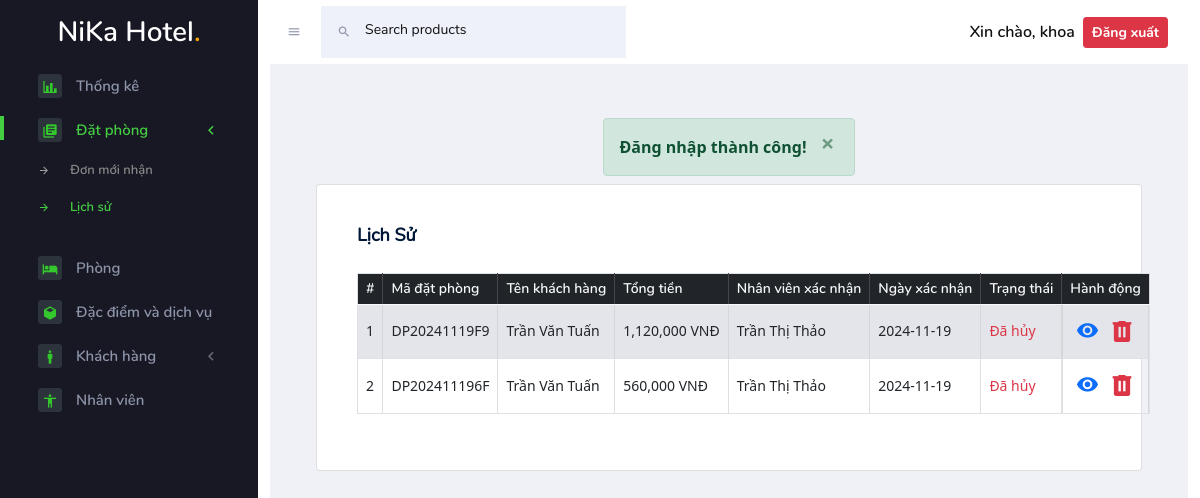
Page /HotelBookingWeb/Admin/books_history.php (signed in) on the earlier database version.
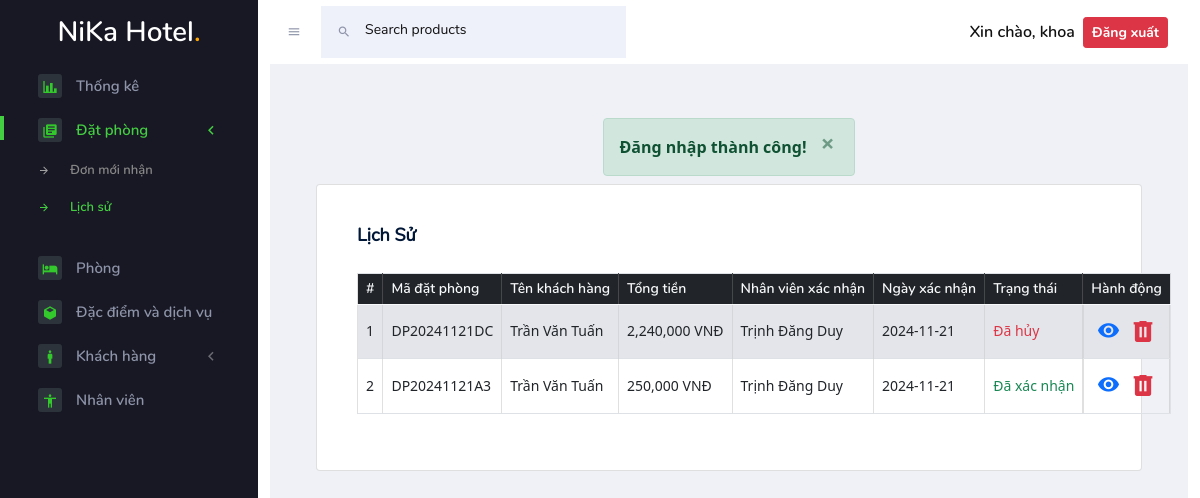
Same page on the later database version.
### tables this page shows
CREATE TABLE `taikhoan` (
  `ma_tk` int(11) NOT NULL,
  `ten_tk` varchar(150) NOT NULL,
  `mat_khau` varchar(150) NOT NULL,
  `ma_nd` int(11) NOT NULL,
  `quyen` varchar(20) NOT NULL
);

CREATE TABLE `phong_datphong` (
  `ma_phong_dp` int(11) NOT NULL,
  `ma_phong` int(11) NOT NULL,
  `ma_dp` varchar(14) NOT NULL,
  `sl_phong` int(11) NOT NULL,
  `trang_thai` tinyint(4) NOT NULL DEFAULT 0
);

CREATE TABLE `khachhang` (
  `ma_kh` int(11) NOT NULL,
  `ten_kh` varchar(100) NOT NULL,
  `ngay_sinh` date NOT NULL,
  `email` varchar(100) NOT NULL,
  `so_dien_thoai` varchar(11) NOT NULL,
  `dia_chi` varchar(200) NOT NULL,
  `anh_kh` varchar(50) NOT NULL
);

CREATE TABLE `datphong` (
  `ma_dp` varchar(14) NOT NULL,
  `ma_kh` int(11) NOT NULL,
  `ngay_np` varchar(50) NOT NULL,
  `ngay_tp` varchar(50) NOT NULL,
  `tong_gia` int(11) NOT NULL,
  `ma_nv` int(11) DEFAULT NULL,
  `ngay_xac_nhan` date NOT NULL,
  `ngay_dat_phong` date NOT NULL DEFAULT current_timestamp()
);

CREATE TABLE `nhanvien` (
  `ma_nv` int(11) NOT NULL,
  `ten_nv` varchar(100) NOT NULL,
  `ngay_sinh` date NOT NULL,
  `email` varchar(100) NOT NULL,
  `so_dien_thoai` varchar(11) NOT NULL,
  `dia_chi` varchar(200) NOT NULL,
  `anh_nv` varchar(50) NOT NULL
);

### HotelBookingWeb/Admin/Inc/connect_db.php (called while the page is built, shortened)
<?php
    function select($query, $values, $datatypes)
    {
        $conn = $GLOBALS['conn'];
        if($stmt = mysqli_prepare($conn, $query)){
            mysqli_stmt_bind_param($stmt, $datatypes, ...$values);
            if(mysqli_stmt_execute($stmt)){
                $result = mysqli_stmt_get_result($stmt);
                return $result;
            }else{
                mysqli_stmt_close($stmt);
                die("Câu truy vấn thực hiện lỗi - Select");
            }
        }else{
            die("Câu truy vấn chuẩn bị lỗi - Select");
        }
    }
?>

### HotelBookingWeb/Admin/books_history.php (the view, shortened to what this page needs)
<!DOCTYPE html>
<html lang="en">
<head>
    <?php require ('Inc/links.php')?>
</head>
<body>
<div class="container-scroller">
    <?php require ('Inc/header.php'); ?>
    <div class="container-fluid page-body-wrapper d-flex justify-content-end">
        <?php require ('Inc/sidebar.php')?>
        <div class="main-panel">
            <div class="content-wrapper">
                <?php
                    if (isset($_SESSION['success'])) {
                        alert("success", $_SESSION['success']);
                    }
                ?>
                <div class="card text-black mb-3">
                    <div class="card-body">
                        <div class="d-flex justify-content-between align-items-center">
                            <h4 class="card-title">Lịch sử</h4>
                        </div>
                        <table class="table table1 table-hover table-striped table-bordered" id="myTable1">
                            <thead class="bg-dark text-light">
                            <tr>
                                <th width="5%">#</th>
                                <th>Mã đặt phòng</th>
                                <th>Tên khách hàng</th>
                                <th>Tổng tiền</th>
                                <th>Nhân viên xác nhận</th>
                                <th>Ngày xác nhận</th>
                                <th>Trạng thái</th>
                                <th width="5%">Hành động</th>
                            </tr>
                            </thead>
                            <tbody>
                            <?php
                                $query = "SELECT * FROM datphong JOIN phong_datphong ON datphong.ma_dp = phong_datphong.ma_dp WHERE trang_thai != 0 ORDER BY datphong.ma_dp DESC";
                                $data = mysqli_query($conn, $query);
                                $i = 1;
                                while ($row = mysqli_fetch_assoc($data)) {
                                    $result1 = select("SELECT * FROM khachhang WHERE ma_kh = ?", [$row['ma_kh']], "i");
                                    $khachhang = mysqli_fetch_assoc($result1);
                                    $result2 = select("SELECT * FROM nhanvien WHERE ma_nv = ?", [$row['ma_nv']], "i");
                                    $nhanvien = mysqli_fetch_assoc($result2);
                                    $result = select("SELECT * FROM phong_datphong WHERE ma_dp = ?", [$row['ma_dp']], "s");
                                    $rooms = "";
                                    $ngay_np = new DateTime($row['ngay_np']);
                                    $ngay_tp = new DateTime($row['ngay_tp']);
                                    $ngay_hn = new DateTime();
                                    $hieu1 = $ngay_tp->diff($ngay_np);
                                    $hieu2 = $ngay_np->diff($ngay_hn);
                                    if($row['ngay_np'] <= $ngay_hn->format('Y-m-d')) {
                                        $sodem = "<span class='text-warning'>Hết hạn</span>";;
                                        $time_hethan = "<span class='text-warning'>Hết hạn</span>";
                                    } else {
                                        $sodem = $hieu1->days." đêm";
                                        $time_hethan = $hieu2->days." ngày";
                                    }
                                    while ($row1 = mysqli_fetch_assoc($result)) {
                                        $result1 = select("SELECT * FROM phong WHERE ma_phong = ?", [$row1['ma_phong']], "i");
                                        $room = mysqli_fetch_assoc($result1);
                                        $rooms .="<li class='list-group-item d-flex justify-content-between align-items-start'>
                                                        <div class='ms-2 me-auto'>
                                                            <div class='fw-bold'>{$room['ten_phong']}</div>
                                                            Người lớn: {$room['sl_nguoi_lon']}, Trẻ em: {$room['sl_tre_em']}
                                                        </div>
                                                        <span class='badge bg-primary rounded-pill'>{$row1['sl_phong']}</span>
                                                    </li>";
                                    }
                                    echo "<tr>
                                            <td>$i</td>
                                            <td>{$row['ma_dp']}</td>
                                            <td>{$khachhang['ten_kh']}</td>
                                            <td>".number_format($row['tong_gia'], 0, '', ',')." VNĐ</td>
                                            <td>{$nhanvien['ten_nv']}</td>
                                            <td>{$row['ngay_xac_nhan']}</td>
                                            <td>".($row['trang_thai'] == 1 ? "<span class='text-success'>Đã xác nhận</span>" : "<span class='text-danger'>Đã hủy</span>")."</td>
                                            <td class='d-flex justify-content-center align-items-center'>
                                                <button type='button' class='btn bg-transparent text-primary p-0 shadow-none me-2' data-toggle='modal' data-target='#detailModal{$row['ma_dp']}'>
                                                    <i class='mdi mdi-eye' style='font-size: 23px'></i>
                                                </button>
                                                <div class='modal fade' id='detailModal{$row['ma_dp']}' tabindex='-1' role='dialog' aria-labelledby='exampleModalLongTitle' aria-hidden='true'>
                                                                        <input type='hidden' name='ma_dp' value='{$row['ma_dp']}'>
                                                                        <input type='text' class='form-control shadow-none bg-white' value='{$nhanvien['ten_nv']}' readonly>
                                                                        <input type='text' class='form-control shadow-none bg-white' value='{$row['ngay_xac_nhan']}' readonly>
                                                                        <input type='text' class='form-control shadow-none bg-white' value='{$khachhang['ten_kh']}' readonly>
                                                                        {$khachhang['']}
                                                                        <input type='text' class='form-control shadow-none bg-white' value='{$row['ngay_np']}' readonly>
                                                                        <input type='text' class='form-control shadow-none bg-white' value='{$row['ngay_tp']}' readonly>
                                                                            ".$rooms."
                                                                             <p class='m-0' style='font-size: 15px'>Thời gian: $sodem</p>
                                                                            <p class='m-0' style='font-size: 15px'>Thời gian còn lại: $time_hethan</p>
                                                                            <p class='m-0' style='font-size: 25px'>Tổng giá: ".number_format($row['tong_gia'], 0, '', ',')." VNĐ</p>
                                                                        <a href='?xoa={$row['ma_dp']}' class='btn btn-danger mr-2'>Xóa</a>
                                                    </div>
                                                </div>
                                                <a href='?xoa={$row['ma_dp']}' class='fa-2x text-danger'><i class='mdi mdi-trash-can'></i></a>
                                          </tr>";
                                    $i++;
                                }
                            ?>
                    </div>
                </div>
            </div>
        </div>
</body>

### HotelBookingWeb/Admin/Inc/links.php (shortened to what this page needs)
<link rel="stylesheet" href="Public/vendors/mdi/css/materialdesignicons.min.css">
<link rel="stylesheet" href="Public/vendors/flag-icon-css/css/flag-icon.min.css">
<link rel="stylesheet" href="Public/vendors/css/vendor.bundle.base.css">
<link rel="stylesheet" href="Public/vendors/font-awesome/css/font-awesome.min.css" />
<link rel="stylesheet" href="Public/vendors/bootstrap-datepicker/bootstrap-datepicker.min.css">
<link rel="stylesheet" href="Public/css/style.css">
<link rel="stylesheet" href="https://cdn.datatables.net/2.1.8/css/dataTables.dataTables.css" />
<link href="https://cdn.jsdelivr.net/npm/bootstrap@5.0.2/dist/css/bootstrap.min.css" rel="stylesheet">

### HotelBookingWeb/Admin/Inc/header.php (shortened to what this page needs)
<?php
    require ('connect_db.php');
    require ('essentials.php');
    $result = select("SELECT * FROM `taikhoan` WHERE ma_tk = ?", [$_SESSION['ma_tk_nv']], "i");
    $row = mysqli_fetch_assoc($result);
?>
<nav class="navbar default-layout-navbar col-lg-12 col-12 p-0 fixed-top d-flex flex-row">
    <div class="text-center navbar-brand-wrapper d-flex align-items-center justify-content-center">
        <a class="navbar-brand brand-logo" href="dashboard.php"><span class="navbar-brand fw-bold fs-3 h-font text-decoration-none" style="color: white">NiKa Hotel<span style="color: orange">.</span></span></a>
    </div>
    <div class="navbar-menu-wrapper d-flex align-items-stretch justify-content-between">
        <div class="d-flex">
            <button class="navbar-toggler navbar-toggler align-self-center shadow-none" type="button" data-toggle="minimize">
                <span class="mdi mdi-menu"></span>
            </button>
            <div class="search-field d-none d-xl-block">
                <form class="d-flex align-items-center justify-content-between h-100" action="#">
                    <div class="input-group ">
                        <div class="input-group-prepend bg-transparent">
                            <i class="input-group-text border-0 mdi mdi-magnify"></i>
                        </div>
                        <input type="text" class="form-control bg-transparent border-0" placeholder="Search products">
                    </div>
                </form>
            </div>
        </div>
        <div class="d-flex justify-content-center align-items-center">
            <span>Xin chào, <?php echo $row['ten_tk']?></span>
            <a href="logout.php" class="btn btn-danger btn-sm m-2 d-flex align-items-center">Đăng xuất</a>
        </div>
    </div>
</nav>

### HotelBookingWeb/Admin/Inc/sidebar.php (shortened to what this page needs)
<nav class="sidebar sidebar-offcanvas position-fixed" style="left: 0px" id="sidebar">
    <ul class="nav">
        <li class="nav-item">
            <a class="nav-link" href="statistics.php?songay=7ngay">
                <span class="icon-bg"><i class="mdi mdi-chart-bar menu-icon"></i></span>
                <span class="menu-title">Thống kê</span>
            </a>
        </li>
        <li class="nav-item">
            <a class="nav-link" data-toggle="collapse" href="#datphong" aria-expanded="false" aria-controls="ui-basic">
                <span class="icon-bg"><i class="mdi mdi-library-books menu-icon"></i></span>
                <span class="menu-title">Đặt phòng</span>
                <i class="menu-arrow"></i>
            </a>
            <div class="collapse" id="datphong">
                <ul class="nav flex-column sub-menu">
                    <li class="nav-item"> <a class="nav-link" href="books.php">Đơn mới nhận</a></li>
                    <li class="nav-item"> <a class="nav-link" href="books_history.php">Lịch sử</a></li>
                </ul>
            </div>
        </li>
        <li class="nav-item">
            <a class="nav-link" href="rooms.php">
                <span class="icon-bg"><i class="mdi mdi-hotel menu-icon"></i></span>
                <span class="menu-title">Phòng</span>
            </a>
        </li>
        <li class="nav-item">
            <a class="nav-link" href="features_services.php">
                <span class="icon-bg"><i class="mdi mdi-cube menu-icon"></i></span>
                <span class="menu-title">Đặc điểm và dịch vụ</span>
            </a>
        </li>
        <li class="nav-item">
            <a class="nav-link" data-toggle="collapse" href="#khachhang" aria-expanded="false" aria-controls="ui-basic">
                <span class="icon-bg"><i class="mdi mdi-human-male menu-icon"></i></span>
                <span class="menu-title">Khách hàng</span>
                <i class="menu-arrow"></i>
            </a>
        </li>
        <?php
            $taikhoan = mysqli_fetch_assoc(select("SELECT * FROM taikhoan WHERE ma_tk = ?", [$_SESSION['ma_tk_nv']], "i"));
            if($taikhoan['quyen'] == 'admin'){
                echo "<li class='nav-item'>
                        <a class='nav-link' href='staff.php'>
                            <span class='icon-bg'><i class='mdi mdi-human menu-icon'></i></span>
                            <span class='menu-title'>Nhân viên</span>
                        </a>
                    </li>";
            }
        ?>
    </ul>
</nav>

### HotelBookingWeb/Admin/Inc/essentials.php (shortened to what this page needs)
<?php
    function alert($type, $msg)
    {
        $bg_class = ($type == "success") ? "alert-success" : "alert-danger";
        echo "<div class='d-flex justify-content-center'>
                <div class='alert {$bg_class} alert-dismissible fade show m-0 d-flex text-center mb-2 mt-2' role='alert' style='width: fit-content'>
                    <strong>$msg</strong>
                    <button type='button' class='close' data-dismiss='alert' aria-label='close'>
                    <span aria-hidden='true'>&times;</span>
                    </button>
                </div>
              </div>";
    }
?>

Differences in the rows shown:
removed phong_datphong: ma_dp "DP20241119F9", khachhang.ten_kh "Trần Văn Tuấn", ma_dp.tong_gia "1,120,000", nhanvien.ten_nv "Trần Thị Thảo", ma_dp.ngay_xac_nhan "2024-11-19", trang_thai "Đã hủy"
removed phong_datphong: ma_dp "DP202411196F", khachhang.ten_kh "Trần Văn Tuấn", ma_dp.tong_gia "560,000", nhanvien.ten_nv "Trần Thị Thảo", ma_dp.ngay_xac_nhan "2024-11-19", trang_thai "Đã hủy"
added phong_datphong: ma_dp "DP20241121DC", khachhang.ten_kh "Trần Văn Tuấn", ma_dp.tong_gia "2,240,000", nhanvien.ten_nv "Trịnh Đăng Duy", ma_dp.ngay_xac_nhan "2024-11-21", trang_thai "Đã hủy"
added phong_datphong: ma_dp "DP20241121A3", khachhang.ten_kh "Trần Văn Tuấn", ma_dp.tong_gia "250,000", nhanvien.ten_nv "Trịnh Đăng Duy", ma_dp.ngay_xac_nhan "2024-11-21", trang_thai "Đã xác nhận"
